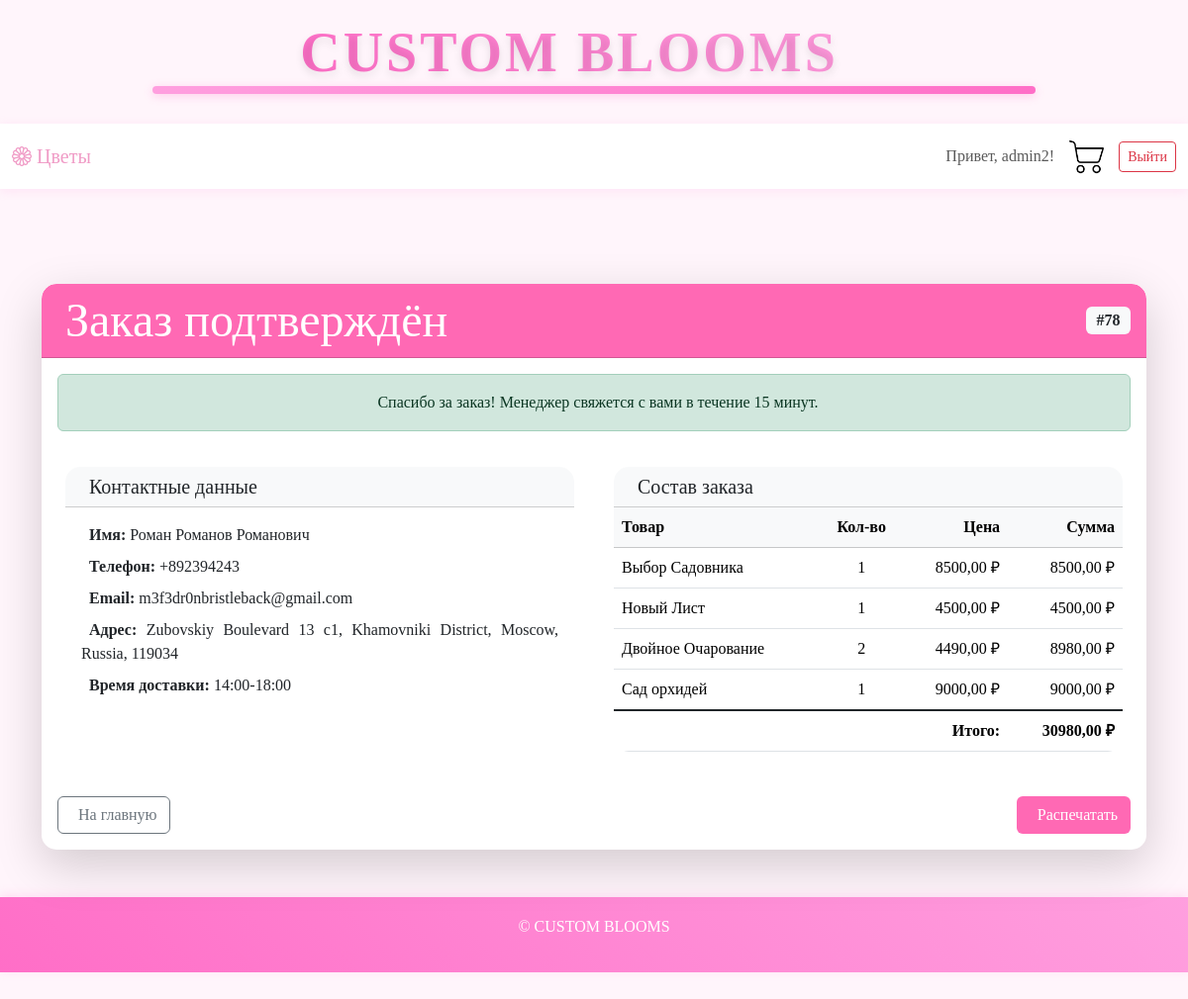
/order/success/78/ (signed in), run on the app's committed database.
### blog/models.py (models this page shows, shortened)
class Order(models.Model):
    user = models.ForeignKey(User, on_delete=models.CASCADE)
    created_at = models.DateTimeField(auto_now_add=True)
    total_amount = models.DecimalField(max_digits=10, decimal_places=2)
    address = models.CharField(max_length=255)
    customer_name = models.CharField(max_length=100)
    phone = models.CharField(max_length=20)
    email = models.EmailField()
    delivery_time = models.CharField(max_length=50)
    status_order = models.CharField(max_length=20, default='processing')
    comment = models.TextField(blank=True, null=True, verbose_name='Комментарий к заказу')
    class Meta:
        verbose_name = "Заказ"
        verbose_name_plural = "Заказы"

class OrderTime(models.Model):
    order = models.ForeignKey(Order, on_delete=models.CASCADE, verbose_name='заказ')
    flower = models.ForeignKey(Flowers, on_delete=models.CASCADE, verbose_name='цветок')
    quantity = models.PositiveIntegerField(
        verbose_name='количество',
    )
    unit_price = models.DecimalField(
        verbose_name='цена за единицу',
        max_digits=10,
        decimal_places=2,
        editable=False,  # нельзя редактировать
    )
    def get_total(self):
        if self.unit_price is None or self.quantity is None:
            return 0  # Если одно из значений None, возвращаем 0
        return self.unit_price * self.quantity
    class Meta:
        verbose_name = 'позиция'
        verbose_name_plural = 'позиции'

class Flowers(models.Model):
    title = models.CharField(
        verbose_name='название',
        max_length=255,
    )
    description = models.TextField(
        verbose_name='описание',
    )
    price = models.DecimalField(
        max_digits=10,
        decimal_places=2,
    )
    stock = models.IntegerField(
        default=0,
        verbose_name='количество в наличии',
    )
    category = models.ForeignKey(
        Category,
        on_delete=models.CASCADE,
        verbose_name='категория',
    )
    date_add = models.DateTimeField(
        auto_now_add=True,
        verbose_name='дата добавления',
    )
    image = models.ImageField(
        verbose_name='картинки',
        upload_to='uploads/',
    )
    image_two = models.ImageField(
        verbose_name='вторая картинка',
        upload_to='uploads/',
    )
    class Meta:
        verbose_name = 'цветок'
        verbose_name_plural = 'цветы'

### blog/views.py (the view)
# urls.py: path('order/success/<int:order_id>/', order_success, name='order_success'),
def order_success(request, order_id):
    try:
        order = get_object_or_404(Order, id=order_id)
        print(f"Адрес заказа: {order.address}")  # Проверка, что адрес передается корректно
        if request.user != order.user:
            raise Http404("Это не ваш заказ")
        return render(request, 'blog/order_success.html', {
            'order': order,
            'order_items': order.ordertime_set.all()
        })
    except Exception as e:
        print(f"Ошибка в order_success: {str(e)}")
        raise Http404("Произошла ошибка при отображении заказа")

### templates/blog/order_success.html (shortened to what this page needs)
{% extends 'blog/index.html' %}
{%  load static %}
{% block content %}
<link rel="stylesheet" href="{% static 'blog/css/styles.css' %}">
<div class="container mt-4 mb-5">
    <div class="card border-0 shadow-lg">
        <div class="card-header bg-pink text-white">
            <div class="d-flex justify-content-between align-items-center">
                <h2 class="mb-0">Заказ подтверждён</h2>
                <span class="badge bg-light text-dark fs-6">#{{ order.id }}</span>
            </div>
        </div>
        <div class="card-body">
            <div class="alert alert-success">
                Спасибо за заказ! Менеджер свяжется с вами в течение 15 минут.
            </div>
            <div class="row">
                <div class="col-md-6">
                    <div class="card mb-4">
                        <div class="card-header bg-light">
                            <h5 class="mb-0">Контактные данные</h5>
                        </div>
                        <div class="card-body">
                            <ul class="list-unstyled">
                                <li class="mb-2"><strong>Имя:</strong> {{ order.customer_name }}</li>
                                <li class="mb-2"><strong>Телефон:</strong> {{ order.phone }}</li>
                                <li class="mb-2"><strong>Email:</strong> {{ order.email }}</li>
                                <li class="mb-2"><strong>Адрес:</strong> {{ order.address }}</li>
                                <li><strong>Время доставки:</strong> {{ order.delivery_time }}</li>
                            </ul>
                        </div>
                    </div>
                </div>
                <div class="col-md-6">
                    <div class="card">
                        <div class="card-header bg-light">
                            <h5 class="mb-0">Состав заказа</h5>
                        </div>
                        <div class="card-body p-0">
                            <div class="table-responsive">
                                <table class="table table-hover mb-0">
                                    <thead class="table-light">
                                        <tr>
                                            <th>Товар</th>
                                            <th class="text-center">Кол-во</th>
                                            <th class="text-end">Цена</th>
                                            <th class="text-end">Сумма</th>
                                        </tr>
                                    </thead>
                                    <tbody>
                                        {% for item in order.ordertime_set.all %}
                                        <tr>
                                            <td>{{ item.flower.title }}</td>
                                            <td class="text-center">{{ item.quantity }}</td>
                                            <td class="text-end">{{ item.unit_price }} ₽</td>
                                            <td class="text-end">{{ item.get_total|default:item.unit_price }} ₽</td>
                                        </tr>
                                        {% endfor %}
                                    </tbody>
                                    <tfoot class="table-group-divider">
                                        <tr>
                                            <th colspan="3" class="text-end">Итого:</th>
                                            <th class="text-end">{{ order.total_amount }} ₽</th>
                                        </tr>
                                    </tfoot>
                                </table>
                            </div>
                        </div>
                    </div>
                </div>
            </div>
            <div class="d-flex justify-content-between mt-4">
                <a href="{% url 'index' %}" class="btn btn-outline-secondary">
                    На главную
                </a>
                <button class="btn btn-pink" onclick="window.print()">
                    Распечатать
                </button>
            </div>
        </div>
    </div>
</div>
{% endblock %}

### templates/blog/index.html (shortened to what this page needs)
{% load static %}
<!DOCTYPE html>
<html lang="ru">
<head>
    <link href="https://cdn.jsdelivr.net/npm/bootstrap@5.3.3/dist/css/bootstrap.min.css" rel="stylesheet">
    <link rel="stylesheet" href="{% static 'blog/css/styles.css' %}">
    <link rel="stylesheet" href="https://cdn.jsdelivr.net/npm/bootstrap-icons@1.11.1/font/bootstrap-icons.css">
</head>
<body>
    <header class="px-3" style="background-color: var(--bg-color);">
        <div class="container text-center position-relative">
            <a href="{% url 'index' %}" class="text-decoration-none">
                <h1 class="m-0 site-title">CUSTOM BLOOMS</h1>
            </a>
            <div class="header-line"></div>
        </div>
    </header>
    <nav class="navbar navbar-expand-lg navbar-light">
        <div class="container-fluid">
            <a class="navbar-brand" href="#" style="color:rgb(240, 155, 198);">
                <i class="bi bi-flower1"></i> Цветы
            </a>
            <div class="collapse navbar-collapse" id="navbarNav">
                <div class="ms-auto d-flex align-items-center gap">
                    {% if user.is_authenticated %}
                        <span class="navbar-text">Привет, {{ user.username }}!</span>
                        <a href="{% url 'basket' %}">
                            <img src="{% static 'blog/decor_images/k.png' %}" class="icon" alt="Корзина">
                        </a>
                        <a href="{% url 'logout' %}" class="btn btn-sm btn-outline-danger">Выйти</a>
                    {% else %}
                        <a href="{% url 'login' %}" class="btn btn-sm btn-custom">Авторизоваться</a>
                    {% endif %}
                </div>
            </div>
        </div>
    </nav>
    <main class="container-fluid my-5 p-0">
    <div class="container text-center" style="max-width: 1200px; margin: 0 auto;">
        <div class="row row-cols-1 row-cols-md-3 g-4 mt-5 justify-content-center">
            {% for flower in flowers %}
            <div class="col">
                <div class="card h-100 shadow-sm flower-card">
                    <a href="{% url 'flower_detail' flower.id %}" class="flower-card-img-container">
                        <img src="{{ flower.image.url }}"
                            class="flower-card-img"
                            alt="{{ flower.title }}">
                    </a>
                    <div class="flower-card-body">
                        <a href="{% url 'flower_detail' flower.id %}" class="text-decoration-none text-dark">
                            <h5 class="card-title flower-card-title">{{ flower.title }}</h5>
                            <p class="flower-card-price">{{ flower.price }} ₽</p>
                        </a>
                    </div>
                    <div class="flower-card-footer">
                        <form action="{% url 'add_basket' %}" id="myForm" method="post">
                            {% csrf_token %}
                            <input type="hidden" name="flower_id" value="{{ flower.id }}">
                            <button class="btn btn-custom w-100 add-to-cart" data-flower-id="{{ flower.id }}">
                                <i class="bi bi-cart-plus"></i> Добавить в корзину
                            </button>
                        </form>
                    </div>
                </div>
            </div>
            {% empty %}
            <div style="width:100% !important" class="col-12">
                {% block content %}
                {% endblock %}
            </div>
            {% endfor %}
        </div>
    </div>
    <footer class="text-white text-center p-3">
        <p>&copy; CUSTOM BLOOMS</p>
    </footer>
</body>
</html>

### static/blog/css/styles.css (style rules this page uses)
body { font-family: 'Georgia', serif; color: var(--text-color); }
.site-title { font-family: 'Georgia', serif; }

### templates/blog/index.html (style rules this page uses)
:root { --main-color: #FF9FDF; --hover-color: #FF6EC7; --bg-color: #FFF5FB; --text-color: #5A2D50; }
.site-title { font-family: 'Georgia', sans-serif; font-weight: 700; font-size: 3.5rem; letter-spacing: 3px; background: linear-gradient(45deg, #FF6EC7, #FF9FDF); -webkit-background-clip: text; background-clip: text; color: transparent; text-shadow: 0 4px 8px rgba(0,0,0,0.1); position: relative; display: inline-block; padding-right: 50px; margin-bottom: 10px; }
.navbar-text { font-weight: bold; }
body { font-family: 'Georgia', sans-serif; background-color: var(--bg-color); color: var(--text-color); padding-top: 20px; }
.header-line { height: 8px; background: linear-gradient(90deg, #FF9FDF, #FF6EC7); margin: 0 auto 30px; width: 80%; border-radius: 4px; box-shadow: 0 2px 10px rgba(255, 110, 199, 0.3); }
.navbar { background-color: white !important; box-shadow: 0 2px 10px rgba(255, 159, 223, 0.2); padding: 13px 0; }
.card { border: none; border-radius: 12px; overflow: hidden; transition: all 0.3s ease; background-color: white; }
footer { background: linear-gradient(45deg, #FF6EC7, #FF9FDF) !important; box-shadow: 0 -2px 10px rgba(255, 159, 223, 0.3); }
.icon { width: 35px; height: 35px; }
.ms-auto { margin-left: auto; }
.gap { gap: 15px; }
.navbar-text { font-weight: 500; }
.btn-outline-danger { color: #dc3545; border-color: #dc3545; }
img { width: 100%; height: auto; object-fit: cover; }
h3, p { text-align: center; }
.col-md-6 { display: block; text-align: justify; max-width: 800px; margin: 0 auto; padding: 20px; }
p { line-height: 1.8; margin-bottom: 15px; }
.row { align-items: flex-start; }
h2 { margin-bottom: 20px; font-size: 3rem; text-align: justify; }
html, body { overflow-x: hidden; }

### templates/blog/order_success.html (style rules this page uses)
.bg-pink { background-color: #ff69b4 !important; }
.btn-pink { background-color: #ff69b4; color: white; }
.card { border-radius: 15px; }
.card-header { border-radius: 15px 15px 0 0 !important; }
.table th { font-weight: 600; }

### data on the page
Order: id "78", customer_name "Роман Романов Романович", phone "+892394243", email "m3f3dr0nbristleback@gmail.com", address "Zubovskiy Boulevard 13 с1, Khamovniki District, Moscow, Russia, 119034", delivery_time "14:00-18:00", total_amount "30980,00"
OrderTime: flower "Выбор Садовника", quantity "1", unit_price "8500,00", get_total "8500,00"
OrderTime: flower "Новый Лист", quantity "1", unit_price "4500,00", get_total "4500,00"
OrderTime: flower "Двойное Очарование", quantity "2", unit_price "4490,00", get_total "8980,00"
OrderTime: flower "Сад орхидей", quantity "1", unit_price "9000,00", get_total "9000,00"

### other printed values
{{ user.username }} "admin2"
